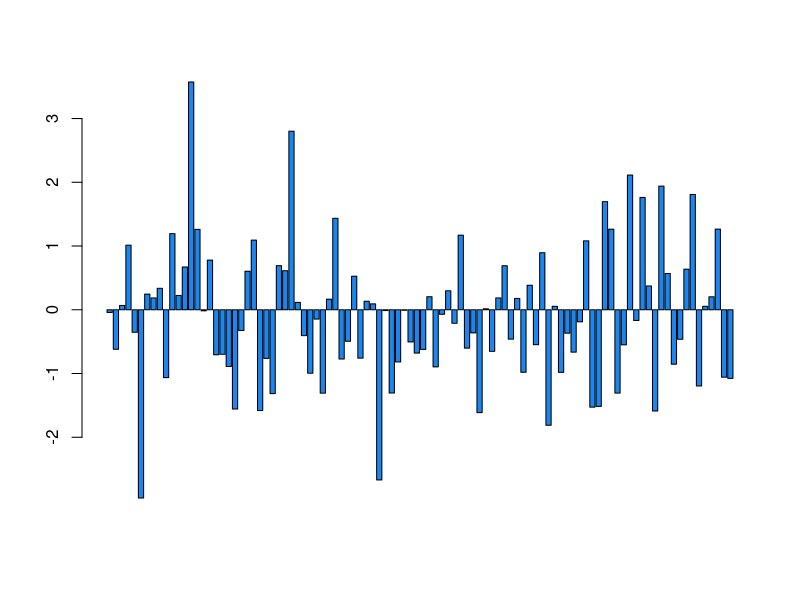

R code for this plot:
## ---- chunk 1
barplot(rnorm(100),col = "dodgerblue2")
